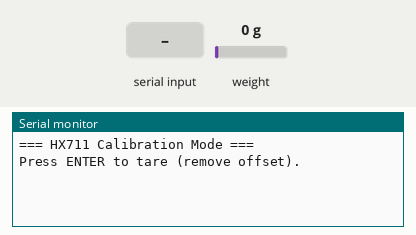
A sketch run on a simulated Arduino Uno, built with avr-gcc and run on an emulated ATmega328P. On the bench: the last lines printed to the serial monitor. The test bench sets the inputs (shaded band); at power-on: weight on the scale 0 g.

Above: at 0.8 s.
0.9 s: "90,45\n" received over Serial
At 2.0 s:
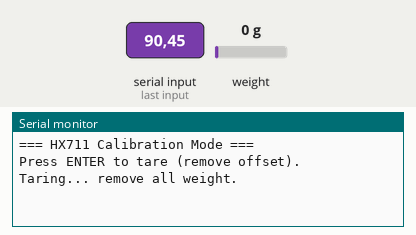
2.4 s: weight on the scale set to 100 g
At 4.6 s:
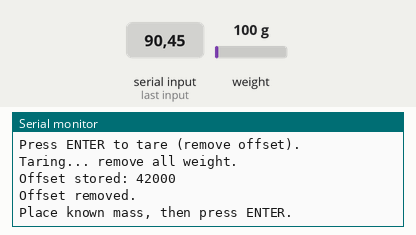
5.4 s: "30,150\n" received over Serial
At 6.5 s:
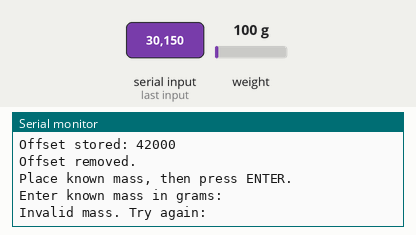
6.9 s: "5\n" received over Serial
At 7.8 s:
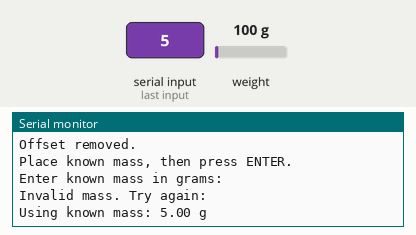
9.9 s: weight on the scale set to 1250 g
At 13.6 s:
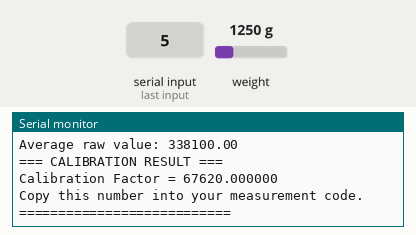

Measured:
- after the input at 0.9 s, the serial monitor: prints a new line at once (image 1)
- after the input at 2.4 s, the serial monitor: prints a new line after 1.5 s (image 2)
- after the input at 5.4 s, the serial monitor: prints a new line at once (image 3)
- after the input at 6.9 s, the serial monitor: prints a new line at once (image 4)
- after the input at 9.9 s, the serial monitor: prints a new line after 2.3 s (image 5)

The sketch:

WindTunnelCalibrationFactor.ino
```cpp
#include "HX711.h"

HX711 scale;

#define DT_PIN 4
#define SCK_PIN 5

void clearSerialBuffer() {
  while (Serial.available() > 0) Serial.read();
}

void waitForEnter(const char* msg) {
  Serial.println(msg);
  clearSerialBuffer();
  while (Serial.available() == 0) {}
  Serial.read();
}

float averageRaw(int samples) {
  long sum = 0;
  for (int i = 0; i < samples; i++) {
    sum += scale.get_value(1);  // raw value
    delay(10);
  }
  return (float)sum / samples;
}

void setup() {
  Serial.begin(9600);
  scale.begin(DT_PIN, SCK_PIN);

  Serial.println("=== HX711 Calibration Mode ===");
  waitForEnter("Press ENTER to tare (remove offset).");

  Serial.println("Taring... remove all weight.");
  delay(2000);
  scale.tare();

  // Print offset
  long offset = scale.get_offset();
  Serial.print("Offset stored: ");
  Serial.println(offset);

  Serial.println("Offset removed.");
  waitForEnter("Place known mass, then press ENTER.");
  Serial.println("Enter known mass in grams:");
}

float knownMass = 0;

void loop() {
  if (knownMass == 0 && Serial.available() > 0) {
    // Read entire line from Serial Monitor until newline
    String line = Serial.readStringUntil('\n');
    knownMass = line.toFloat();  // convert full line to float

    if (knownMass <= 0) {
      Serial.println("Invalid mass. Try again:");
      knownMass = 0;  // reset to retry
      return;
    }

    Serial.print("Using known mass: ");
    Serial.print(knownMass);
    Serial.println(" g");

    delay(2000);

    Serial.println("Collecting 30 averaged raw readings...");
    float rawAvg = averageRaw(30);

    Serial.print("Average raw value: ");
    Serial.println(rawAvg);

    // calibration factor = raw value / mass
    float calibFactor = rawAvg / knownMass;

    Serial.println("\n=== CALIBRATION RESULT ===");
    Serial.print("Calibration Factor = ");
    Serial.println(calibFactor, 6);
    Serial.println("Copy this number into your measurement code.");
    Serial.println("===========================\n");
  }
}
```
